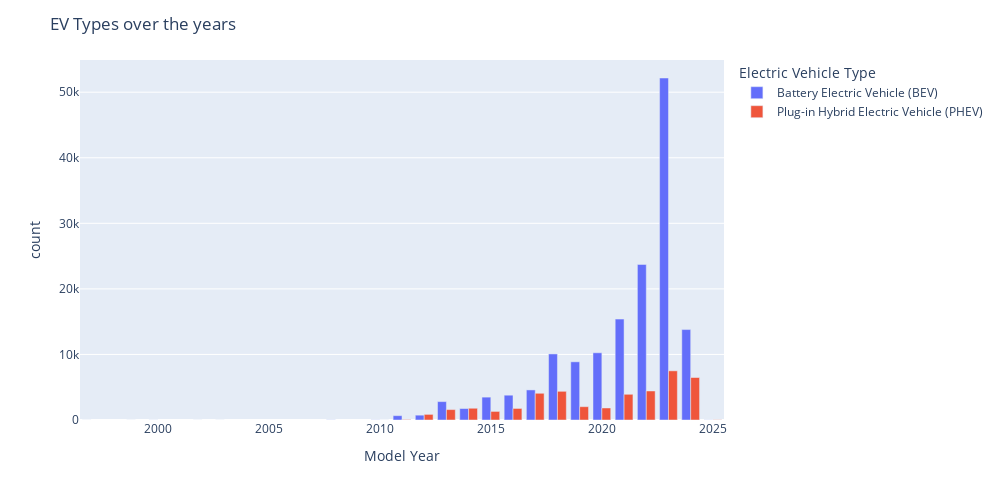

Source (notebook cell):
### Markdown cell above
### Electric vehicle usage over the years

### Code cell
grouped_df = df[['Model Year', 'Electric Vehicle Type']].assign(count = 1).groupby(['Model Year', 'Electric Vehicle Type']).\
    count().reset_index()
fig = px.bar(grouped_df, x = 'Model Year', y= 'count', color = "Electric Vehicle Type", barmode='group')
fig.update_layout(height=500, width=1000, title='EV Types over the years')
fig.show()

### Figure 1 — Plotly figure (JSON) as saved in the notebook; plotly's stock layout.template omitted (floating-point values rounded to 4 significant figures)
{"data": [{"alignmentgroup": "True", "hovertemplate": "Electric Vehicle Type=Battery Electric Vehicle (BEV)<br>Model Year=%{x}<br>count=%{y}<extra></extra>", "legendgroup": "Battery Electric Vehicle (BEV)", "marker": {"color": "#636efa", "pattern": {"shape": ""}}, "name": "Battery Electric Vehicle (BEV)", "offsetgroup": "Battery Electric Vehicle (BEV)", "orientation": "v", "showlegend": true, "textposition": "auto", "type": "bar", "x": [1997, 1999, 2000, 2002, 2003, 2008, 2010, 2011, 2012, 2013, 2014, 2015, 2016, 2017, 2018, 2019, 2020, 2021, 2022, 2023, 2024, 2025], "xaxis": "x", "y": [1, 5, 7, 2, 1, 21, 21, 662, 739, 2806, 1746, 3489, 3785, 4588, 10076, 8875, 10255, 15394, 23730, 52165, 13793, 18], "yaxis": "y"}, {"alignmentgroup": "True", "hovertemplate": "Electric Vehicle Type=Plug-in Hybrid Electric Vehicle (PHEV)<br>Model Year=%{x}<br>count=%{y}<extra></extra>", "legendgroup": "Plug-in Hybrid Electric Vehicle (PHEV)", "marker": {"color": "#EF553B", "pattern": {"shape": ""}}, "name": "Plug-in Hybrid Electric Vehicle (PHEV)", "offsetgroup": "Plug-in Hybrid Electric Vehicle (PHEV)", "orientation": "v", "showlegend": true, "textposition": "auto", "type": "bar", "x": [2010, 2011, 2012, 2013, 2014, 2015, 2016, 2017, 2018, 2019, 2020, 2021, 2022, 2023, 2024, 2025], "xaxis": "x", "y": [3, 68, 855, 1590, 1792, 1308, 1762, 4075, 4376, 2031, 1834, 3922, 4426, 7500, 6481, 30], "yaxis": "y"}], "layout": {"barmode": "group", "height": 500, "legend": {"title": {"text": "Electric Vehicle Type"}, "tracegroupgap": 0}, "margin": {"t": 60}, "title": {"text": "EV Types over the years"}, "width": 1000, "xaxis": {"anchor": "y", "domain": [0, 1], "title": {"text": "Model Year"}}, "yaxis": {"anchor": "x", "domain": [0, 1], "title": {"text": "count"}}}}
